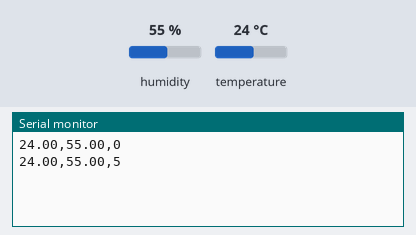
A sketch run on a simulated Arduino Uno, built with avr-gcc and run on an emulated ATmega328P. Shown: the last lines printed to the serial monitor. The inputs (shaded band) are chosen by the test bench; at power-on: humidity 55 %, temperature 24 °C.

Above: at 5.8 s.
5.9 s: humidity set to 22 %
At 11.2 s:
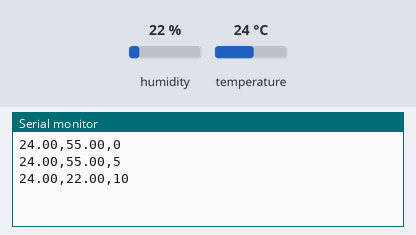
11.9 s: temperature set to 12 °C
At 15.9 s:
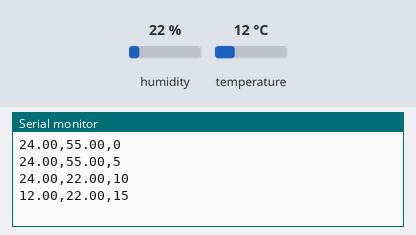
17.9 s: humidity set to 40 %
At 20.6 s:
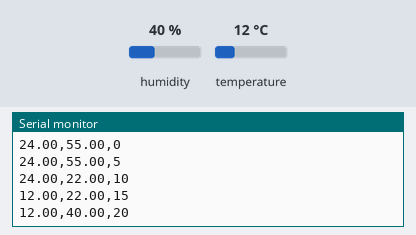
Timing chart, 0 to 22.1 s (numbered marks = the images above; inputs shaded):
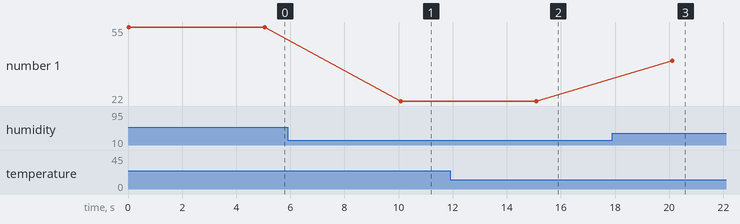

The sketch:

output_sensor_T_H.ino
```cpp
#include <dht.h>

#include <TimeLib.h>

dht DHT;

#define DHT11_PIN 7

void setup(){
  Serial.begin(9600);
}

void loop()
{
  int chk = DHT.read11(DHT11_PIN);
  //Serial.println("Temperature = ");
  unsigned long currentTime = now(); // grab current time
  Serial.print(DHT.temperature);
  Serial.print(",");
  Serial.print(DHT.humidity);
  Serial.print(",");
  Serial.println(currentTime);
  delay(5000);
}
```

Measured:
- after the input at 5.9 s, the serial monitor: prints a new line after 4.2 s (image 1)
- after the input at 11.9 s, the serial monitor: prints a new line after 3.2 s (image 2)
- after the input at 17.9 s, the serial monitor: prints a new line after 2.2 s (image 3)
- plotted number 1: 55 → 22 after the input at 5.9 s, 22 → 40 after the input at 17.9 s
